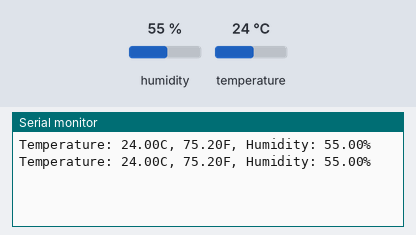
Bench run of a sketch on a simulated Arduino Uno, built with avr-gcc and run on an emulated ATmega328P. Parts: the last lines printed to the serial monitor. The inputs (shaded band) are chosen by the test bench; at power-on: humidity 55 %, temperature 24 °C.

Above: at 1.7 s.
1.8 s: humidity set to 22 %
At 3.0 s:
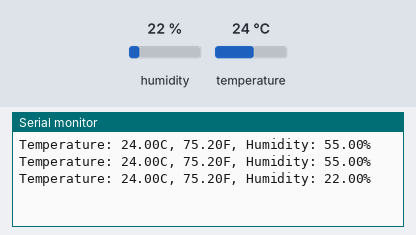
4.5 s: temperature set to 12 °C
At 6.3 s:
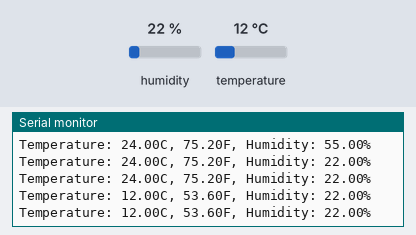
7.2 s: humidity set to 40 %
At 8.4 s:
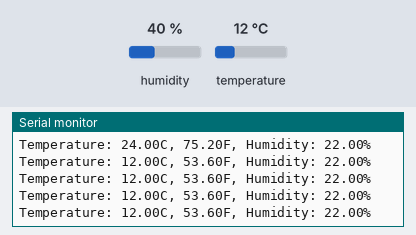
Timing chart, 0 to 10.2 s (numbered marks = the images above; inputs shaded):
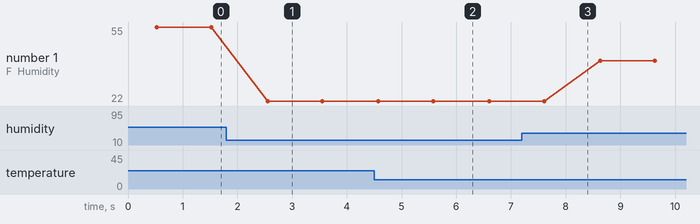

Measured:
- after the input at 1.8 s, the serial monitor: prints a new line after 0.75 s (image 1)
- after the input at 4.5 s, the serial monitor: prints a new line after 0.08 s (image 2)
- plotted number 1: 55 → 22 after the input at 1.8 s, 22 → 40 after the input at 7.2 s

The sketch:

Arduino.ino
```cpp
#include <DHT_U.h>
#include <DHT.h>
#define DHTPIN 2
#define DHTTYPE DHT11

DHT TH(DHTPIN, DHTTYPE);
float tempC=0.0;
float tempF=0.0;
float humidity=0.0;
int DL=1000;
int setTime=500;

void setup() {
  Serial.begin(115200);
  TH.begin();
  delay(setTime);
}

void loop() {
  tempC = TH.readTemperature();
  tempF = TH.readTemperature(true);
  humidity = TH.readHumidity();

  Serial.print("Temperature: ");
  Serial.print(tempC);
  Serial.print("C, ");
  Serial.print(tempF);
  Serial.print("F, ");
  Serial.print("Humidity: ");
  Serial.print(humidity);
  Serial.println("%");

  delay(DL);
}
```
